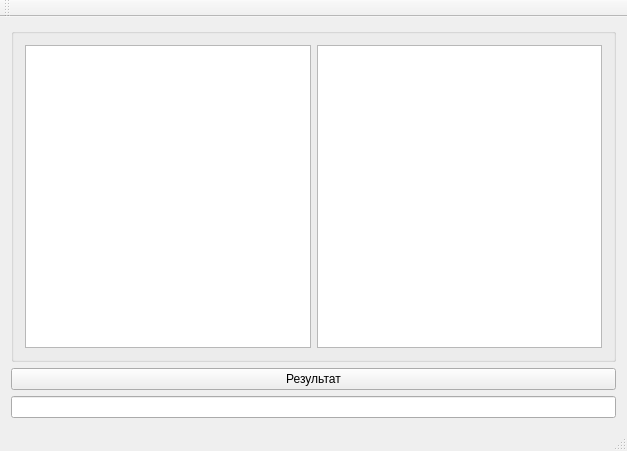
<?xml version="1.0" encoding="UTF-8"?>
<ui version="4.0">
 <class>MainWindow</class>
 <widget class="QMainWindow" name="MainWindow">
  <property name="geometry">
   <rect>
    <x>0</x>
    <y>0</y>
    <width>627</width>
    <height>451</height>
   </rect>
  </property>
  <property name="windowTitle">
   <string>MainWindow</string>
  </property>
  <widget class="QWidget" name="centralWidget">
   <layout class="QVBoxLayout" name="verticalLayout_2">
    <item>
     <widget class="QGroupBox" name="groupBox">
      <property name="title">
       <string/>
      </property>
      <layout class="QHBoxLayout" name="horizontalLayout">
       <item>
        <widget class="QTextEdit" name="textEdit"/>
       </item>
       <item>
        <widget class="QTextEdit" name="textEdit_2"/>
       </item>
      </layout>
     </widget>
    </item>
    <item>
     <widget class="QPushButton" name="pushButton">
      <property name="text">
       <string>Результат</string>
      </property>
     </widget>
    </item>
    <item>
     <widget class="QLineEdit" name="lineEdit"/>
    </item>
   </layout>
  </widget>
  <widget class="QMenuBar" name="menuBar">
   <property name="geometry">
    <rect>
     <x>0</x>
     <y>0</y>
     <width>627</width>
     <height>21</height>
    </rect>
   </property>
  </widget>
  <widget class="QToolBar" name="mainToolBar">
   <attribute name="toolBarArea">
    <enum>TopToolBarArea</enum>
   </attribute>
   <attribute name="toolBarBreak">
    <bool>false</bool>
   </attribute>
  </widget>
  <widget class="QStatusBar" name="statusBar"/>
 </widget>
 <layoutdefault spacing="6" margin="11"/>
 <resources/>
 <connections>
  <connection>
   <sender>lineEdit</sender>
   <signal>returnPressed()</signal>
   <receiver>pushButton</receiver>
   <slot>click()</slot>
   <hints>
    <hint type="sourcelabel">
     <x>218</x>
     <y>345</y>
    </hint>
    <hint type="destinationlabel">
     <x>215</x>
     <y>386</y>
    </hint>
   </hints>
  </connection>
 </connections>
</ui>
